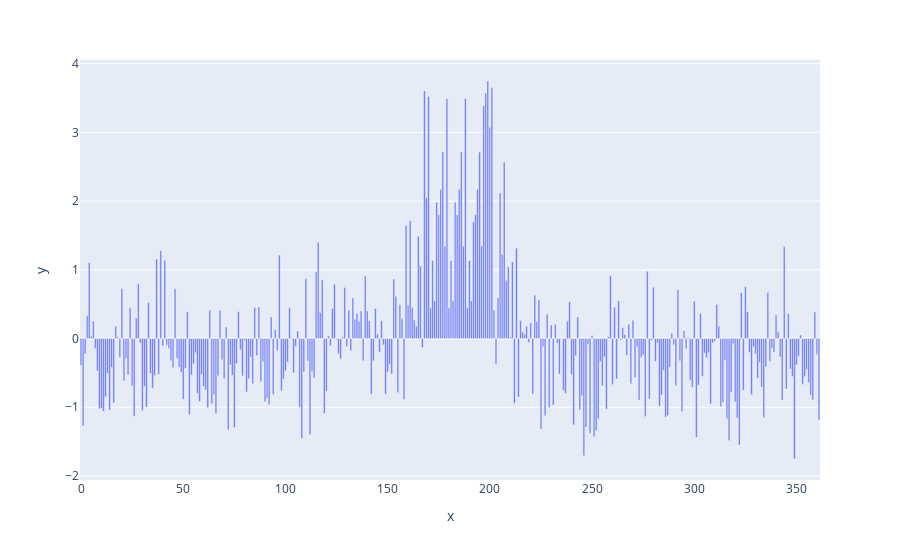

The notebook cell this image was saved under:
### Code cell
fig = px.bar(x=df_pca_l.index, y=df_pca_l['PC1'])
fig.show()

### Figure 1 — Plotly figure (JSON) as saved in the notebook; plotly's stock layout.template omitted (floating-point values rounded to 4 significant figures; data arrays with more than 128 entries replaced by an {"elided": "..."} marker saying what was removed)
{"data": [{"alignmentgroup": "True", "hovertemplate": "x=%{x}<br>y=%{y}<extra></extra>", "legendgroup": "", "marker": {"color": "#636efa", "pattern": {"shape": ""}}, "name": "", "offsetgroup": "", "orientation": "v", "showlegend": false, "textposition": "auto", "type": "bar", "x": {"elided": "362 int values"}, "xaxis": "x", "y": {"elided": "362 float values"}, "yaxis": "y"}], "layout": {"barmode": "relative", "legend": {"tracegroupgap": 0}, "margin": {"t": 60}, "xaxis": {"anchor": "y", "domain": [0, 1], "title": {"text": "x"}}, "yaxis": {"anchor": "x", "domain": [0, 1], "title": {"text": "y"}}}}
